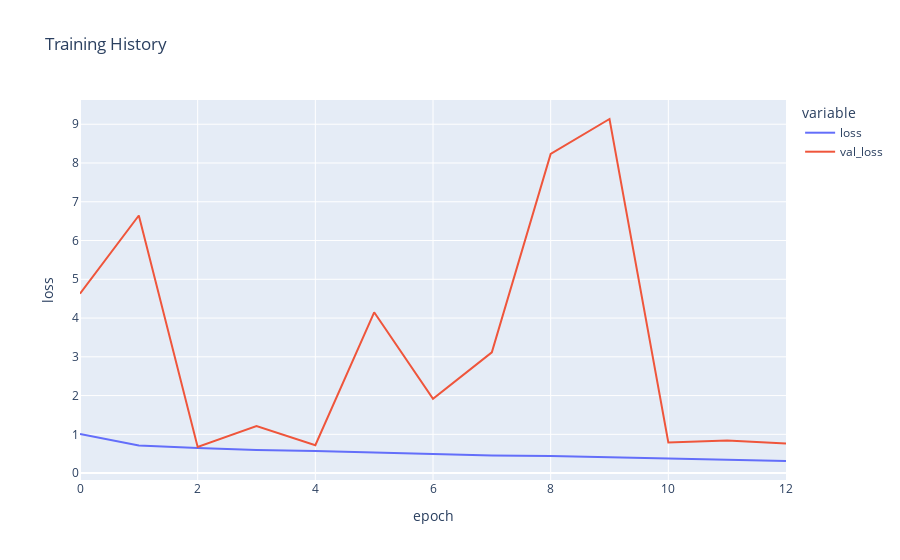

The notebook cell saved with this chart:
### Markdown cell above
### Plotting model performance

### Code cell
fig = px.line(
    history_age.history, y=['loss', 'val_loss'],
    labels={'index': 'epoch', 'value': 'loss'}, 
    title='Training History')
fig.show()

### Figure 1 — Plotly figure (JSON) as saved in the notebook; plotly's stock layout.template omitted (floating-point values rounded to 4 significant figures)
{"data": [{"hovertemplate": "variable=loss<br>epoch=%{x}<br>loss=%{y}<extra></extra>", "legendgroup": "loss", "line": {"color": "#636efa", "dash": "solid"}, "marker": {"symbol": "circle"}, "mode": "lines", "name": "loss", "orientation": "v", "showlegend": true, "x": [0, 1, 2, 3, 4, 5, 6, 7, 8, 9, 10, 11, 12], "xaxis": "x", "y": [1.01, 0.711, 0.6478, 0.5929, 0.5674, 0.5278, 0.5004, 0.4563, 0.4392, 0.4044, 0.3745, 0.3334, 0.3123], "yaxis": "y", "type": "scatter"}, {"hovertemplate": "variable=val_loss<br>epoch=%{x}<br>loss=%{y}<extra></extra>", "legendgroup": "val_loss", "line": {"color": "#EF553B", "dash": "solid"}, "marker": {"symbol": "circle"}, "mode": "lines", "name": "val_loss", "orientation": "v", "showlegend": true, "x": [0, 1, 2, 3, 4, 5, 6, 7, 8, 9, 10, 11, 12], "xaxis": "x", "y": [4.627, 6.646, 0.672, 1.211, 0.72, 4.149, 1.917, 3.116, 8.234, 9.135, 0.7889, 0.8393, 0.7626], "yaxis": "y", "type": "scatter"}], "layout": {"xaxis": {"anchor": "y", "domain": [0, 1], "title": {"text": "epoch"}, "type": "linear", "range": [0, 12], "autorange": true}, "yaxis": {"anchor": "x", "domain": [0, 1], "title": {"text": "loss"}, "type": "linear", "range": [-0.1778, 9.625], "autorange": true}, "legend": {"title": {"text": "variable"}, "tracegroupgap": 0}, "title": {"text": "Training History"}, "autosize": true}}
